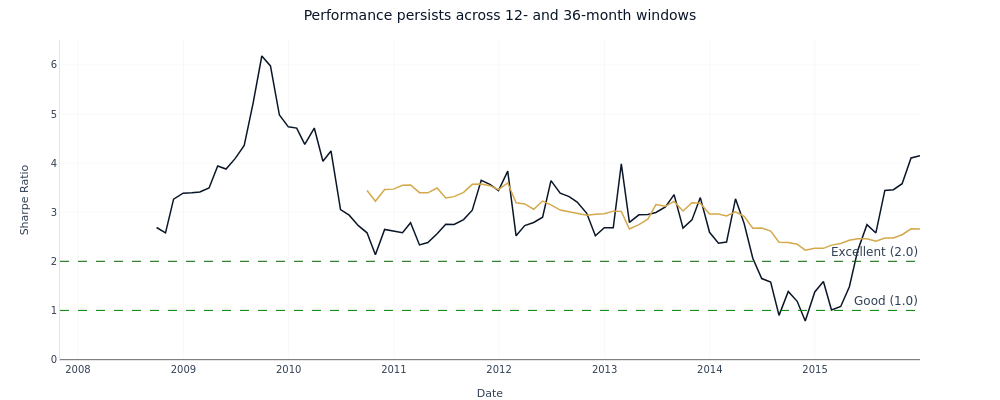

Notebook source saved alongside this figure:
### Markdown cell above
**Rolling Sharpe.** Twelve- and 36-month rolling Sharpe locate when the
realized Sharpe is paid out.

### Code cell
fig_rolling = plot_rolling_sharpe(pa, windows=[12, 36])
for trace, label in zip(fig_rolling.data, ["12 months", "36 months"], strict=False):
    trace.name = label
fig_rolling.update_layout(title="Performance persists across 12- and 36-month windows")
fig_rolling.show()

### Figure 1 — Plotly figure (JSON) as saved in the notebook; plotly's stock layout.template omitted (floating-point values rounded to 4 significant figures)
{"data": [{"hovertemplate": "12d Sharpe: %{y:.2f}<extra></extra>", "line": {"color": "#0a1628", "width": 1.5}, "mode": "lines", "name": "12 months", "type": "scatter", "x": ["2007-10-31", "2007-11-30", "2007-12-31", "2008-01-31", "2008-02-29", "2008-03-31", "2008-04-30", "2008-05-30", "2008-06-30", "2008-07-31", "2008-08-29", "2008-09-30", "2008-10-31", "2008-11-28", "2008-12-31", "2009-01-30", "2009-02-27", "2009-03-31", "2009-04-30", "2009-05-29", "2009-06-30", "2009-07-31", "2009-08-31", "2009-09-30", "2009-10-30", "2009-11-30", "2009-12-31", "2010-01-29", "2010-02-26", "2010-03-31", "2010-04-30", "2010-05-28", "2010-06-30", "2010-07-30", "2010-08-31", "2010-09-30", "2010-10-29", "2010-11-30", "2010-12-31", "2011-01-31", "2011-02-28", "2011-03-31", "2011-04-29", "2011-05-31", "2011-06-30", "2011-07-29", "2011-08-31", "2011-09-30", "2011-10-31", "2011-11-30", "2011-12-30", "2012-01-31", "2012-02-29", "2012-03-30", "2012-04-30", "2012-05-31", "2012-06-29", "2012-07-31", "2012-08-31", "2012-09-28", "2012-10-31", "2012-11-30", "2012-12-31", "2013-01-31", "2013-02-28", "2013-03-28", "2013-04-30", "2013-05-31", "2013-06-28", "2013-07-31", "2013-08-30", "2013-09-30", "2013-10-31", "2013-11-29", "2013-12-31", "2014-01-31", "2014-02-28", "2014-03-31", "2014-04-30", "2014-05-30", "2014-06-30", "2014-07-31", "2014-08-29", "2014-09-30", "2014-10-31", "2014-11-28", "2014-12-31", "2015-01-30", "2015-02-27", "2015-03-31", "2015-04-30", "2015-05-29", "2015-06-30", "2015-07-31", "2015-08-31", "2015-09-30", "2015-10-30", "2015-11-30", "2015-12-31"], "y": [NaN, NaN, NaN, NaN, NaN, NaN, NaN, NaN, NaN, NaN, NaN, 2.689, 2.58, 3.265, 3.387, 3.396, 3.412, 3.495, 3.942, 3.88, 4.096, 4.36, 5.228, 6.181, 5.979, 4.979, 4.739, 4.713, 4.383, 4.715, 4.038, 4.247, 3.054, 2.939, 2.726, 2.58, 2.132, 2.65, 2.618, 2.584, 2.784, 2.334, 2.382, 2.563, 2.754, 2.75, 2.85, 3.04, 3.651, 3.566, 3.439, 3.836, 2.52, 2.727, 2.791, 2.898, 3.644, 3.387, 3.318, 3.206, 2.978, 2.52, 2.683, 2.683, 3.984, 2.793, 2.947, 2.955, 2.995, 3.106, 3.359, 2.676, 2.843, 3.298, 2.591, 2.369, 2.392, 3.273, 2.769, 2.063, 1.648, 1.579, 0.899, 1.386, 1.185, 0.7825, 1.375, 1.589, 1.009, 1.079, 1.482, 2.222, 2.746, 2.578, 3.444, 3.458, 3.58, 4.105, 4.149]}, {"hovertemplate": "36d Sharpe: %{y:.2f}<extra></extra>", "line": {"color": "#D4A84B", "width": 1.5}, "mode": "lines", "name": "36 months", "type": "scatter", "x": ["2007-10-31", "2007-11-30", "2007-12-31", "2008-01-31", "2008-02-29", "2008-03-31", "2008-04-30", "2008-05-30", "2008-06-30", "2008-07-31", "2008-08-29", "2008-09-30", "2008-10-31", "2008-11-28", "2008-12-31", "2009-01-30", "2009-02-27", "2009-03-31", "2009-04-30", "2009-05-29", "2009-06-30", "2009-07-31", "2009-08-31", "2009-09-30", "2009-10-30", "2009-11-30", "2009-12-31", "2010-01-29", "2010-02-26", "2010-03-31", "2010-04-30", "2010-05-28", "2010-06-30", "2010-07-30", "2010-08-31", "2010-09-30", "2010-10-29", "2010-11-30", "2010-12-31", "2011-01-31", "2011-02-28", "2011-03-31", "2011-04-29", "2011-05-31", "2011-06-30", "2011-07-29", "2011-08-31", "2011-09-30", "2011-10-31", "2011-11-30", "2011-12-30", "2012-01-31", "2012-02-29", "2012-03-30", "2012-04-30", "2012-05-31", "2012-06-29", "2012-07-31", "2012-08-31", "2012-09-28", "2012-10-31", "2012-11-30", "2012-12-31", "2013-01-31", "2013-02-28", "2013-03-28", "2013-04-30", "2013-05-31", "2013-06-28", "2013-07-31", "2013-08-30", "2013-09-30", "2013-10-31", "2013-11-29", "2013-12-31", "2014-01-31", "2014-02-28", "2014-03-31", "2014-04-30", "2014-05-30", "2014-06-30", "2014-07-31", "2014-08-29", "2014-09-30", "2014-10-31", "2014-11-28", "2014-12-31", "2015-01-30", "2015-02-27", "2015-03-31", "2015-04-30", "2015-05-29", "2015-06-30", "2015-07-31", "2015-08-31", "2015-09-30", "2015-10-30", "2015-11-30", "2015-12-31"], "y": [NaN, NaN, NaN, NaN, NaN, NaN, NaN, NaN, NaN, NaN, NaN, NaN, NaN, NaN, NaN, NaN, NaN, NaN, NaN, NaN, NaN, NaN, NaN, NaN, NaN, NaN, NaN, NaN, NaN, NaN, NaN, NaN, NaN, NaN, NaN, 3.442, 3.225, 3.462, 3.47, 3.549, 3.553, 3.398, 3.395, 3.492, 3.292, 3.317, 3.404, 3.567, 3.572, 3.541, 3.46, 3.598, 3.191, 3.168, 3.06, 3.227, 3.15, 3.043, 3.006, 2.987, 2.938, 2.958, 2.97, 3.022, 3.017, 2.658, 2.746, 2.857, 3.154, 3.12, 3.221, 3.025, 3.194, 3.183, 2.961, 2.961, 2.925, 3.008, 2.914, 2.673, 2.677, 2.616, 2.389, 2.382, 2.348, 2.228, 2.264, 2.264, 2.329, 2.363, 2.429, 2.459, 2.458, 2.41, 2.474, 2.475, 2.541, 2.661, 2.659]}], "layout": {"annotations": [{"showarrow": false, "text": "Good (1.0)", "x": 1, "xanchor": "right", "xref": "x domain", "y": 1, "yanchor": "bottom", "yref": "y"}, {"showarrow": false, "text": "Excellent (2.0)", "x": 1, "xanchor": "right", "xref": "x domain", "y": 2, "yanchor": "bottom", "yref": "y"}], "font": {"color": "#334155", "family": "DM Sans, DejaVu Sans, sans-serif", "size": 12}, "height": 400, "hoverlabel": {"bgcolor": "white", "font": {"family": "DM Sans, DejaVu Sans, sans-serif", "size": 13}}, "hovermode": "x unified", "legend": {"x": 0.01, "xanchor": "left", "y": 0.99, "yanchor": "top"}, "margin": {"b": 40, "l": 60, "r": 80, "t": 40}, "paper_bgcolor": "rgba(0,0,0,0)", "plot_bgcolor": "rgba(0,0,0,0)", "shapes": [{"line": {"color": "gray", "dash": "solid", "width": 1}, "type": "line", "x0": 0, "x1": 1, "xref": "x domain", "y0": 0, "y1": 0, "yref": "y"}, {"line": {"color": "green", "dash": "dash", "width": 1}, "type": "line", "x0": 0, "x1": 1, "xref": "x domain", "y0": 1, "y1": 1, "yref": "y"}, {"line": {"color": "darkgreen", "dash": "dash", "width": 1}, "type": "line", "x0": 0, "x1": 1, "xref": "x domain", "y0": 2, "y1": 2, "yref": "y"}], "showlegend": false, "title": {"text": "Performance persists across 12- and 36-month windows"}, "width": 1000, "xaxis": {"gridcolor": "rgba(0,0,0,0.06)", "linecolor": "rgba(0,0,0,0.1)", "title": {"text": "Date"}, "zeroline": false}, "yaxis": {"gridcolor": "rgba(0,0,0,0.06)", "linecolor": "rgba(0,0,0,0.1)", "title": {"text": "Sharpe Ratio"}, "zeroline": false}}}
